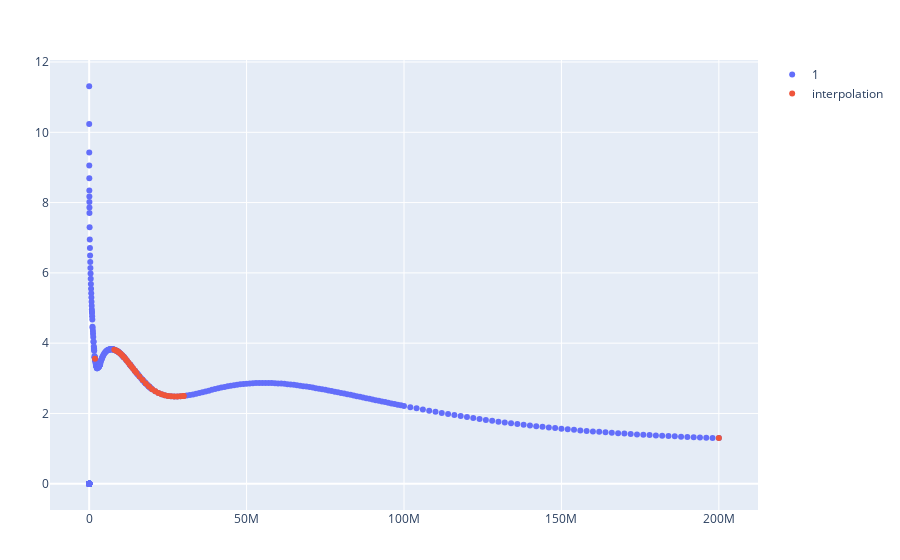

The notebook cell saved with this chart:
### Code cell
x = [Float64(e) for e in total_energy]
y = [Float64(c) for c in total_cross_sections]
itp = Interpolations.interpolate(x,y,FritschCarlsonMonotonicInterpolation())
PlotlyJS.plot([PlotlyJS.scatter(x=x, y=y, mode="markers", name="1"),
    PlotlyJS.scatter(x=xq, y=itp.(xq), mode="markers", name="interpolation")])

### Figure 1 — Plotly figure (JSON) as saved in the notebook; plotly's stock layout.template omitted (floating-point values rounded to 4 significant figures; data arrays with more than 128 entries replaced by an {"elided": "..."} marker saying what was removed)
{"data": [{"mode": "markers", "name": "1", "type": "scatter", "x": {"elided": "418 float values"}, "y": {"elided": "418 float values"}}, {"mode": "markers", "name": "interpolation", "type": "scatter", "x": [1853970, 8000000, 8500000, 9000000, 9500000, 10000000, 10500000, 11000000, 11500000, 12000000, 12500000, 13000000, 13500000, 14000000, 14500000, 15000000, 16000000, 17000000, 18000000, 19000000, 20000000, 21000000, 22000000, 23000000, 24000000, 25000000, 26000000, 27000000, 28000000, 29000000, 30000000, 30000000, 200000000], "y": [3.556, 3.813, 3.794, 3.768, 3.735, 3.697, 3.653, 3.605, 3.554, 3.5, 3.444, 3.387, 3.329, 3.272, 3.216, 3.161, 3.053, 2.95, 2.853, 2.766, 2.691, 2.629, 2.581, 2.545, 2.518, 2.5, 2.489, 2.484, 2.484, 2.488, 2.496, 2.496, 1.298]}], "layout": {"margin": {"b": 50, "l": 50, "r": 50, "t": 60}}}
